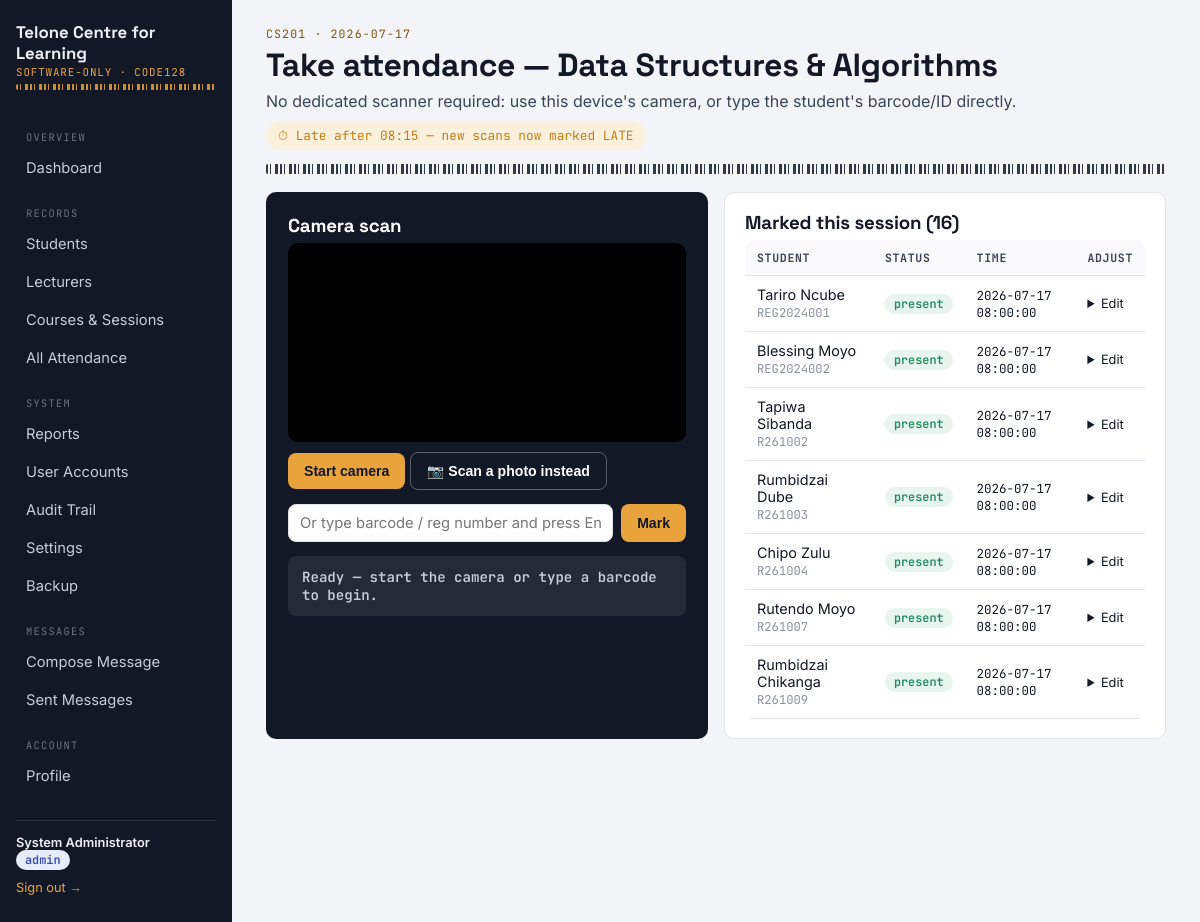
The page /attendance/take/4 (signed in) on the database its author committed.
### tables this page shows
CREATE TABLE courses (
    id          INTEGER PRIMARY KEY AUTOINCREMENT,
    code        TEXT NOT NULL UNIQUE,
    name        TEXT NOT NULL,
    lecturer_id INTEGER REFERENCES users(id) ON DELETE SET NULL,
    created_at  TEXT NOT NULL DEFAULT (datetime('now'))
);

CREATE TABLE attendance_records (
    id          INTEGER PRIMARY KEY AUTOINCREMENT,
    student_id  INTEGER NOT NULL REFERENCES students(id) ON DELETE CASCADE,
    session_id  INTEGER NOT NULL REFERENCES sessions(id) ON DELETE CASCADE,
    status      TEXT NOT NULL DEFAULT 'present' CHECK (status IN ('present', 'late', 'absent')),
    method      TEXT NOT NULL DEFAULT 'camera_scan' CHECK (method IN ('camera_scan', 'manual_entry', 'manual_adjustment')),
    reason      TEXT,                       -- required for manual adjustments (audit trail)
    marked_by   INTEGER REFERENCES users(id) ON DELETE SET NULL,
    timestamp   TEXT NOT NULL DEFAULT (datetime('now')),
    UNIQUE (student_id, session_id)          -- duplicate-scan prevention at the DB level
);

CREATE TABLE students (
    id            INTEGER PRIMARY KEY AUTOINCREMENT,
    reg_number    TEXT NOT NULL UNIQUE,
    full_name     TEXT NOT NULL,
    email         TEXT,
    department    TEXT,
    barcode_value TEXT NOT NULL UNIQUE,   -- Code128 payload rendered/scanned entirely in software
    password_hash TEXT NOT NULL DEFAULT '',  -- student self-service login; defaults to reg_number, hashed, at creation
    status        TEXT NOT NULL DEFAULT 'active' CHECK (status IN ('active', 'inactive')),
    created_at    TEXT NOT NULL DEFAULT (datetime('now'))
);

### app.py (the view)
@app.route("/attendance/take/<int:session_id>", methods=["GET"])
@role_required("admin", "lecturer")
def take_attendance(session_id):
    db = get_db()
    sess = db.execute(
        """SELECT s.*, c.name AS course_name, c.code AS course_code, c.lecturer_id
           FROM sessions s JOIN courses c ON c.id = s.course_id WHERE s.id=?""",
        (session_id,),
    ).fetchone()
    if not sess:
        abort(404)
    if session.get("role") == "lecturer" and sess["lecturer_id"] != session["user_id"]:
        abort(403)
    marked = db.execute(
        """SELECT ar.*, st.full_name, st.reg_number FROM attendance_records ar
           JOIN students st ON st.id = ar.student_id
           WHERE ar.session_id=? ORDER BY ar.timestamp DESC""",
        (session_id,),
    ).fetchall()
    db.close()
    return render_template("take_attendance.html", sess=sess, marked=marked,
                            late_threshold_minutes=get_setting("late_threshold_minutes", "15"))

### app.py (called while the page is built, shortened)
def role_required(*roles):
    def decorator(view):
        @wraps(view)
        def wrapped(*args, **kwargs):
            if "role" not in session:
                return redirect(url_for("login", next=request.path))
            if session.get("role") not in roles:
                abort(403)
            return view(*args, **kwargs)
        return wrapped
    return decorator

@app.context_processor
def inject_user():
    return {
        "current_user": {
            "id": session.get("user_id") or session.get("student_id"),
            "name": session.get("full_name"),
            "role": session.get("role"),
        },
        "institution_name": get_setting("institution_name", "Attendance Ledger"),
    }

def _unread_message_count():
    role = session.get("role")
    if role == "lecturer":
        rid = session.get("user_id")
        rtype = "lecturer"
    elif role == "student":
        rid = session.get("student_id")
        rtype = "student"
    else:
        return 0

@app.context_processor
def inject_unread_count():
    return {"unread_message_count": _unread_message_count()}

### database.py (called while the page is built)
def get_db():
    conn = sqlite3.connect(DB_PATH)
    conn.row_factory = sqlite3.Row
    conn.execute("PRAGMA foreign_keys = ON")
    return conn

def get_setting(key, default=None):
    conn = get_db()
    row = conn.execute("SELECT value FROM settings WHERE key=?", (key,)).fetchone()
    conn.close()
    if row is not None:
        return row["value"]
    return DEFAULT_SETTINGS.get(key, default)

### templates/take_attendance.html (shortened to what this page needs)
{% extends "base.html" %}
{% block content %}
<span class="eyebrow">{{ sess.course_code }} · {{ sess.session_date }}</span>
<h1>Take attendance — {{ sess.course_name }}</h1>
<p>No dedicated scanner required: use this device's camera, or type the student's barcode/ID directly.</p>
<span id="late-countdown" class="countdown-chip">⏱ Calculating late cutoff…</span>
<div class="barcode-rule"></div>
<div class="grid cols-2">
  <div class="scan-panel">
    <h3 style="color:#fff;">Camera scan</h3>
    <video id="reader" muted playsinline></video>
    <div style="margin-top:10px;">
      <button id="start-camera-btn" class="btn accent" type="button">Start camera</button>
      <button id="upload-photo-btn" class="btn ghost" type="button" style="color:#fff; border-color:rgba(255,255,255,0.3);">📷 Scan a photo instead</button>
    </div>
    <form id="manual-scan-form" class="manual-scan">
      <input type="text" id="manual-barcode" placeholder="Or type barcode / reg number and press Enter" autocomplete="off">
      <button class="btn accent" type="submit">Mark</button>
    </form>
    <div id="scan-status" class="scan-status idle">Ready — start the camera or type a barcode to begin.</div>
  </div>
  <div class="card">
    <h3>Marked this session ({{ marked|length }})</h3>
    <div class="table-wrap" style="border:none; max-height:480px; overflow:auto;">
      <table>
        <thead><tr><th>Student</th><th>Status</th><th>Time</th><th>Adjust</th></tr></thead>
        <tbody id="marked-body">
        {% for m in marked %}
          <tr>
            <td>{{ m.full_name }}<br><span class="mono" style="color:#8a90a3; font-size:0.76rem;">{{ m.reg_number }}</span></td>
            <td><span class="badge {{ m.status }}">{{ m.status }}</span></td>
            <td class="mono" style="font-size:0.78rem;">{{ m.timestamp }}</td>
            <td>
              <details>
                <summary style="cursor:pointer; font-size:0.8rem;">Edit</summary>
              </details>
            </td>
          </tr>
        {% else %}
          <tr><td colspan="4" class="empty-state">🎫 No one marked yet — scan or type the first barcode.</td></tr>
        {% endfor %}
        </tbody>
      </table>
    </div>
  </div>
</div>
{% endblock %}

### static/css/style.css (style rules this page uses)
:root { --ink: #121826; --ink-soft: #3A4358; --paper: #F3F4F7; --surface: #FFFFFF; --line: #E1E4EA; --accent: #E8A33D; --accent-ink: #7A5210; --good: #1F8A5F; --good-bg: #E7F5EE; --warn: #C77C11; --warn-bg: #FBF0DC; --bad: #C0392B; --bad-bg: #FBEAE7; --radius: 10px; --font-display: "Space Grotesk", "Segoe UI", sans-serif; --font-body: "Inter", "Segoe UI", sans-serif; --font-mono: "JetBrains Mono", "Courier New", monospace; }
* { box-sizing: border-box; }
html,body { height:100%; }
body { margin:0; font-family: var(--font-body); background: var(--paper); color: var(--ink); -webkit-font-smoothing: antialiased; }
h1,h2,h3,h4 { font-family: var(--font-display); margin:0 0 6px; letter-spacing:-0.01em; }
p { margin:0 0 10px; color: var(--ink-soft); }
code, .mono { font-family: var(--font-mono); }
.barcode-rule { height:10px; background-image: repeating-linear-gradient( 90deg, var(--ink) 0px, var(--ink) 2px, transparent 2px, transparent 4px, var(--ink) 4px, var(--ink) 5px, transparent 5px, transparent 9px, var(--ink) 9px, var(--ink) 12px, transparent 12px, transparent 14px ); opacity:0.85; border-radius: 2px; margin: 4px 0 18px; }
.eyebrow { font-family: var(--font-mono); font-size:0.72rem; letter-spacing:0.1em; text-transform:uppercase; color: var(--accent-ink); margin-bottom:4px; display:block; }
.grid { display:grid; gap:16px; }
.grid.cols-2 { grid-template-columns: repeat(2, 1fr); }
.card { background: var(--surface); border:1px solid var(--line); border-radius: var(--radius); padding: 18px 20px; }
table { width:100%; border-collapse: collapse; background: var(--surface); }
th, td { text-align:left; padding: 10px 12px; border-bottom:1px solid var(--line); font-size:0.9rem; }
th { font-family: var(--font-mono); font-size:0.72rem; text-transform:uppercase; letter-spacing:0.06em; color: var(--ink-soft); background:#FAFAFC; }
.table-wrap { border:1px solid var(--line); border-radius: var(--radius); overflow:hidden; }
.badge { display:inline-block; padding:2px 9px; border-radius:99px; font-size:0.74rem; font-weight:600; font-family: var(--font-mono); }
.badge.present, .badge.active { background: var(--good-bg); color: var(--good); }
input, select, textarea { width:100%; padding:9px 11px; border:1px solid var(--line); border-radius:8px; font-family: var(--font-body); font-size:0.92rem; background:#fff; }
.btn { display:inline-flex; align-items:center; gap:6px; background: var(--ink); color:#fff; border:none; border-radius:8px; padding: 10px 16px; font-weight:600; font-size:0.88rem; cursor:pointer; text-decoration:none; }
.btn.accent { background: var(--accent); color: var(--ink); }
.btn.ghost { background:transparent; color: var(--ink); border:1px solid var(--line); }
.scan-panel { background: var(--ink); color:#fff; border-radius: var(--radius); padding:22px; }
#reader { border-radius:10px; overflow:hidden; background:#000; width:100%; max-width:480px; height:auto; display:block; }
.scan-status { margin-top:14px; padding:12px 14px; border-radius:8px; font-weight:600; font-family: var(--font-mono); font-size:0.88rem; }
.scan-status.idle { background: rgba(255,255,255,0.08); color:#C7CCDA; }
.manual-scan { display:flex; gap:8px; margin-top:14px; }
.manual-scan input { flex:1; }
.countdown-chip { display:inline-flex; align-items:center; gap:6px; font-family: var(--font-mono); font-size:0.8rem; padding:5px 11px; border-radius:99px; margin-bottom:10px; background: rgba(255,255,255,0.08); color:#EDEFF5; border:1px solid rgba(255,255,255,0.15); }
.countdown-chip.late-now { background: var(--warn-bg); color: var(--warn); border-color: transparent; }

### rows shown on the page
courses: course_code "CS201", course_name "Data Structures & Algorithms"
attendance_records: full_name "Tariro Ncube", reg_number "REG2024001", status "present", timestamp "2026-07-17 08:00:00"
attendance_records: full_name "Blessing Moyo", reg_number "REG2024002", status "present", timestamp "2026-07-17 08:00:00"
attendance_records: full_name "Tapiwa Sibanda", reg_number "R261002", status "present", timestamp "2026-07-17 08:00:00"
attendance_records: full_name "Rumbidzai Dube", reg_number "R261003", status "present", timestamp "2026-07-17 08:00:00"
attendance_records: full_name "Chipo Zulu", reg_number "R261004", status "present", timestamp "2026-07-17 08:00:00"
attendance_records: full_name "Rutendo Moyo", reg_number "R261007", status "present", timestamp "2026-07-17 08:00:00"
attendance_records: full_name "Rumbidzai Chikanga", reg_number "R261009", status "present", timestamp "2026-07-17 08:00:00"

### other values the page prints
{{ institution_name }} "Telone Centre for Learning"
{{ current_user.name }} "System Administrator"
{{ current_user.role }} "admin"
{{ sess.session_date }} "2026-07-17"
{{ marked|length }} "16"
